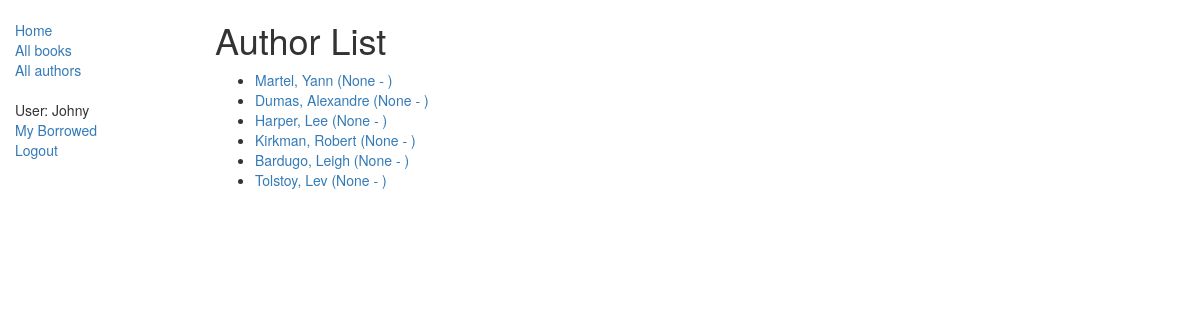
/catalog/authors/ (signed in), run on the app's committed database.
### catalog/models.py (models this page shows)
class Author(models.Model):
    first_name = models.CharField(max_length=100)
    last_name = models.CharField(max_length=100)
    date_of_birth = models.DateField(null=True, blank=True)
    date_of_death = models.DateField('Died', null=True, blank=True)
    def get_absolute_url(self):
        return reverse('author-detail', args=[str(self.id)])
    def __str__(self):
        return '%s, %s' % (self.last_name, self.first_name)

### catalog/views.py (the view)
# urls.py: path('authors/', views.AuthorListView.as_view(), name='authors'),
class AuthorListView(generic.ListView):
    model = Author

### catalog/templates/catalog/author_list.html
{% extends "base_generic.html" %}
{% block content %}
<h1>Author List</h1>
{% if author_list %}
  <ul>
  {% for author in author_list %}
    <li>
      <a href="{{ author.get_absolute_url }}">
      {{ author }} ({{author.date_of_birth}} - {% if author.date_of_death %}{{author.date_of_death}}{% endif %})
      </a>
    </li>
  {% endfor %}
 </ul>
{% else %}
  <p>There are no authors available.</p>
{% endif %}
{% endblock %}

### catalog/templates/base_generic.html (shortened to what this page needs)
<!DOCTYPE html>
<html lang="en">
<head>
  <link rel="stylesheet" href="https://maxcdn.bootstrapcdn.com/bootstrap/3.3.7/css/bootstrap.min.css">
  {% load static %}
  <link rel="stylesheet" href="{% static 'css/styles.css' %}">
</head>
<body>
  <div class="container-fluid">
    <div class="row">
      <div class="col-sm-2">
      {% block sidebar %}
      <ul class="sidebar-nav">
          <li><a href="{% url 'index' %}">Home</a></li>
		  <li><a href="{% url 'books' %}">All books</a></li>
		  <li><a href="{% url 'authors' %}">All authors</a></li>
      </ul>
	  <ul class="sidebar-nav">
			{% if user.is_authenticated %}
			<li>User: {{ user.get_username }}</li>
			{% if user.is_staff %}
			{% else %}
			<li><a href="{% url 'my-borrowed' %}">My Borrowed</a></li>
			{% endif %}
			<li><a href="{% url 'logout'%}?next={{request.path}}">Logout</a></li>
			{% else %}
			<li><a href="{% url 'login'%}?next={{request.path}}">Login</a></li>
			<li><a href="{% url 'register'%}?next={{request.path}}">Register</a></li>
			{% endif %}
	  </ul>
     {% endblock %}
      </div>
      <div class="col-sm-10 ">
      {% block content %}{% endblock %}
      </div>
    </div>
  </div>
</body>
</html>

### catalog/static/css/styles.css (style rules this page uses)
.sidebar-nav { margin-top: 20px; padding: 0; list-style: none; }

### data on the page
Author: last_name+first_name "Martel, Yann", date_of_birth "None"
Author: last_name+first_name "Dumas, Alexandre", date_of_birth "None"
Author: last_name+first_name "Harper, Lee", date_of_birth "None"
Author: last_name+first_name "Kirkman, Robert", date_of_birth "None"
Author: last_name+first_name "Bardugo, Leigh", date_of_birth "None"
Author: last_name+first_name "Tolstoy, Lev", date_of_birth "None"

### other printed values
{{ user.get_username }} "Johny"
